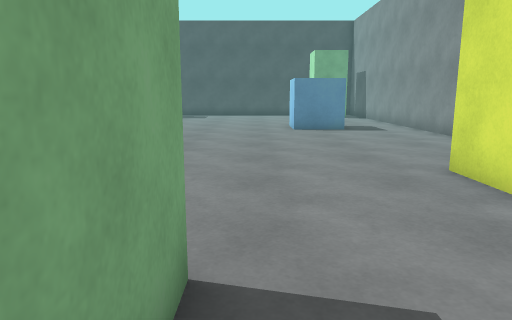
[1] (above)

20 first-person views from a walk through a Unity game level. The camera is 1.2 m above the floor, tilts 10° down and sees 70° across. The floor is counted in squares, 0.9 m on a side. Each view is taken from the middle of a square. On the plan, view 1 faces up. The plan holds only what a view shows up to about 15 squares ahead; the rest is blank. The player character is not drawn.

[2]
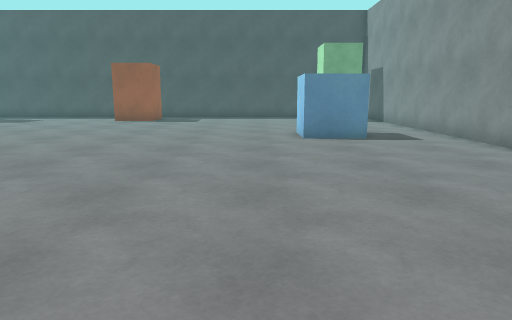

[3]
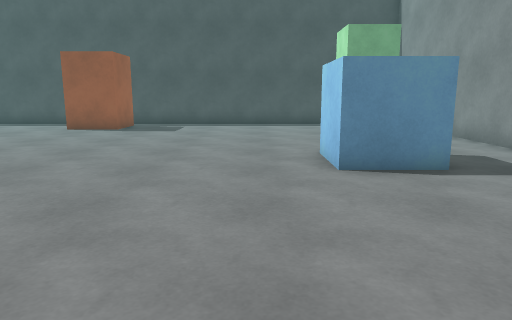

[4]
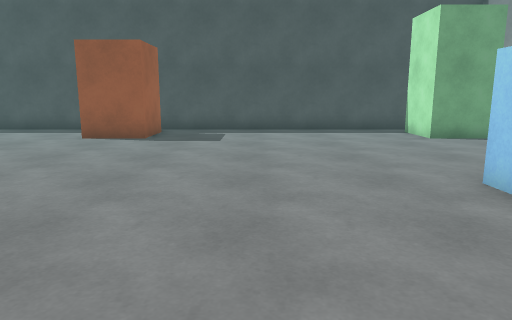

[5]
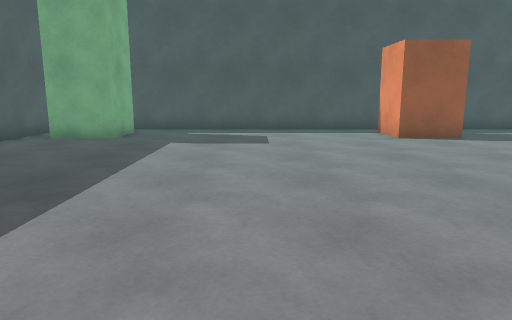

[6]
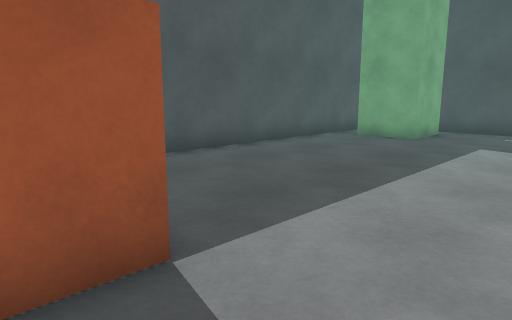

[7]
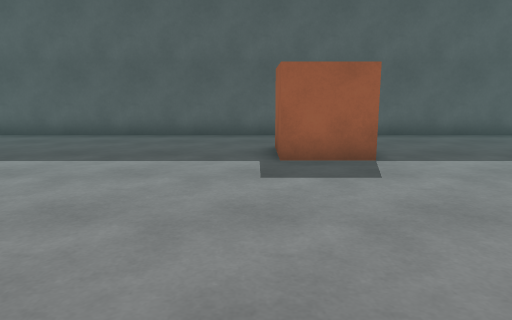

[8]
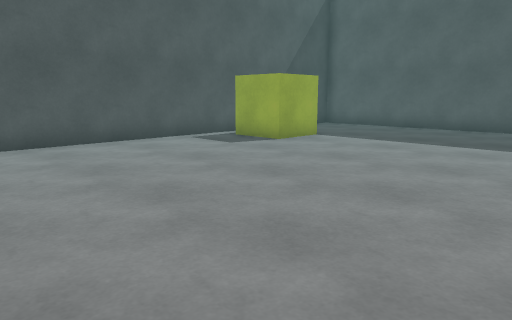

[9]
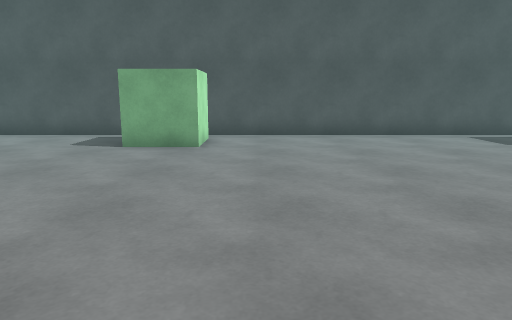

[10]
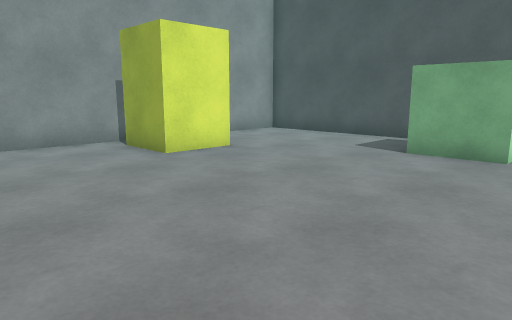

[11]
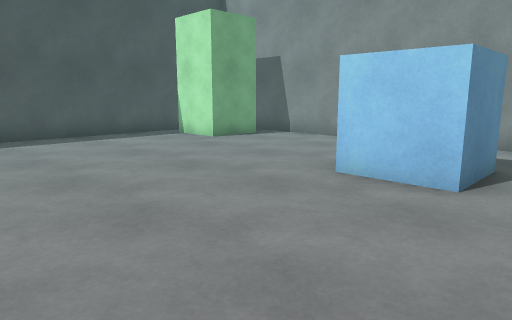

[12]
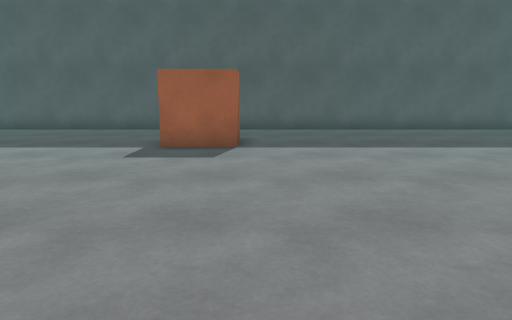

[13]
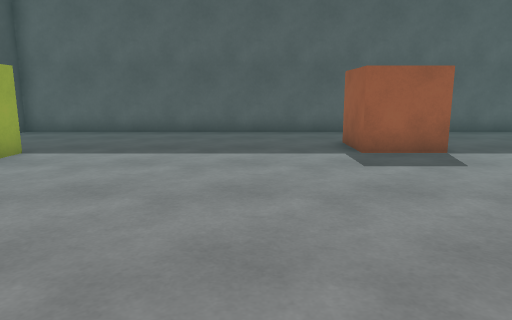

[14]
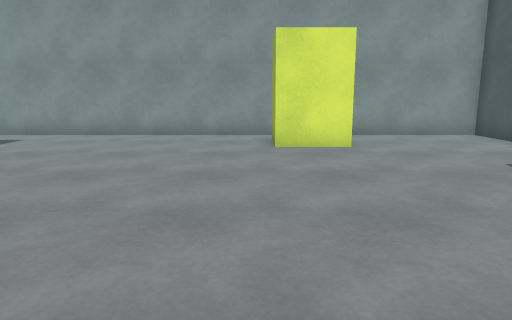

[15]
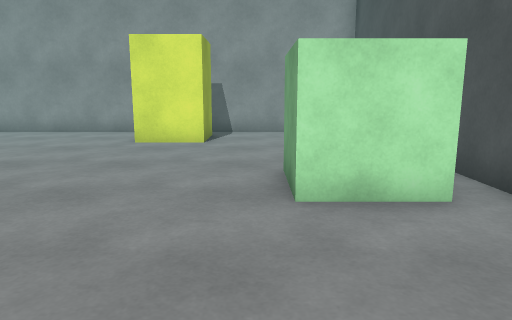

[16]
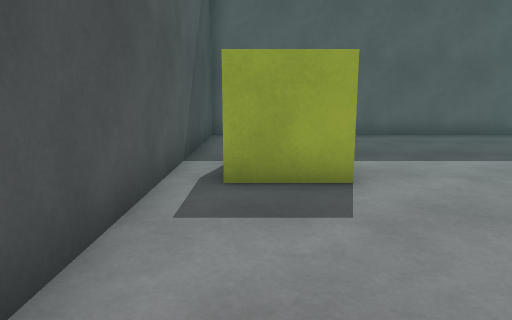

[17]
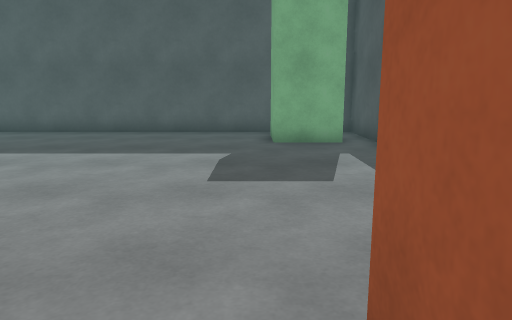

[18]
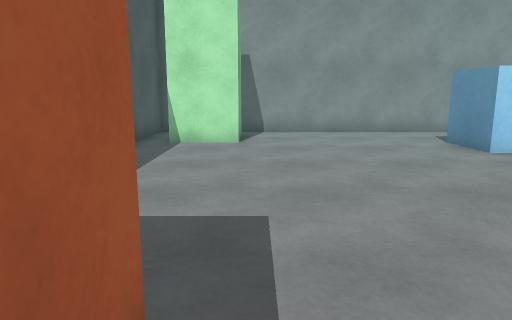

[19]
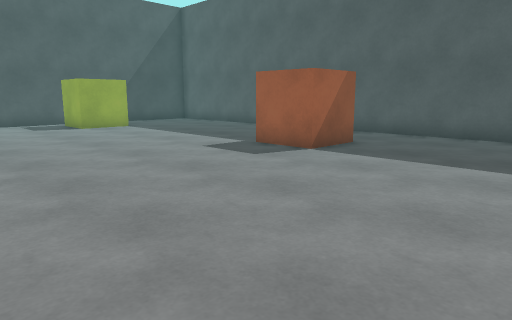

[20]
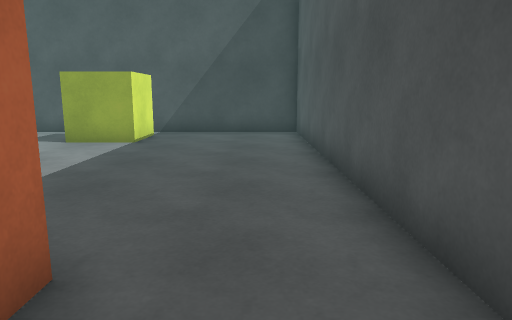

### Floor plan
Points are (right, up) in squares from view 1. A wall is a line through its corners. A room is listed if a view was taken in it or the views show most of it. See-through windows are left out.
Room 1 (views 1, 2, 3, 4, 5, 6, 7, 8, 9, 10, 11, 12, 13, 14, 15, 16, 17, 18, 19, 20)
walls: (-16.6, 12.5) (-14.5, 12.5) (-14.5, 10.5) (-16.5, 10.5) (-16.5, 11); (3.6, 14.5) (1.5, 14.5) (1.5, 16.5) (3.5, 16.5); (-2.5, 0.4) (-2.5, 2.5) (-0.5, 2.5) (-0.5, 0.6); (-5.5, 24.5) (-5.5, 22.5) (-7.5, 22.5) (-7.5, 24.5); (-14.5, 0.5) (-14.5, 2.5) (-12.5, 2.5) (-12.5, 0.5); (5.5, 4.5) (3.5, 4.5) (3.5, 6.5) (5.5, 6.5); (-16.5, 24.6) (-16.5, 22.5) (-18.5, 22.5); (5.5, 22.5) (3.5, 22.5) (3.5, 24.5); (3.5, 25.5) (-18.5, 25.5); (-19.5, 24.5) (-19.5, -0.5) (6.5, -0.5) (6.5, 22.5)
ways out: opening at (4.5, 25) to room 2; opening at (6, 23.5) to room 2; opening at (-19, 23.5) to room 3; opening at (-17.5, 25) to room 3
Room 2 (no view inside)
walls: (6.5, 25.5) (3.5, 25.5); (6.5, 22.5) (6.5, 23.5)
ways out: opening at (4.5, 25) to room 1; opening at (6, 23.5) to room 1
Room 3 (no view inside)
walls: (-18.5, 25.5) (-19.5, 25.5) (-19.5, 24.5)
ways out: opening at (-19, 23.5) to room 1; opening at (-17.5, 25) to room 1

Positions as (right, up) in squares from view 1, and headings:
1: (0, 0), facing up
2: (0, 3), facing up
3: (0, 8), facing up
4: (-2, 11), facing up
5: (-12, 11), facing up
6: (-12, 11), facing up-left
7: (-7, 10), facing left
8: (-4, 10), facing down-left
9: (-4, 12), facing down
10: (-4, 11), facing down-right
11: (-4, 13), facing up-right
12: (-5, 13), facing left
13: (-6, 8), facing left
14: (-6, 7), facing right
15: (-7, 3), facing right
16: (-7, 1), facing left
17: (-6, 22), facing left
18: (-7, 22), facing right
19: (-7, 18), facing down-left
20: (-18, 13), facing down
